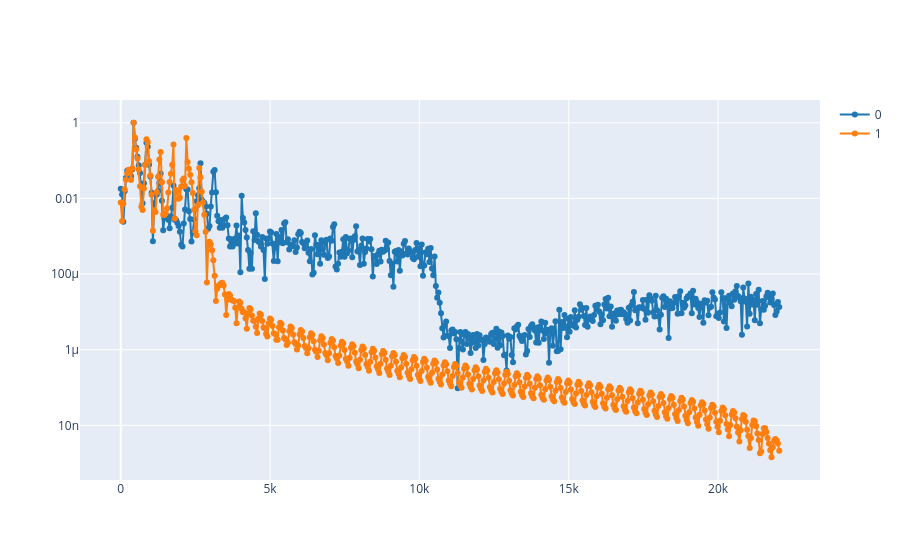

Notebook code cell kept with this figure:
### Markdown cell above
2.2. Calculate the spectrogram of the synthesized signal `S_synt`; and compare the spectrums of both signals at the same time using `plot_spectrum_at(ff, tt, [S_ref, S_synt], time)`, where `S_ref`is spectrogram of the reference signal.

**Note:** use the same window length to calculate both spectrograms.

### Code cell
# nperseg = number of samples per segment (controls frequency resolution)
# noverlap = number of overlapping samples between segments (smooths the spectrogram)
# It's a good practice to use it in labs like this

# Synthesized signal
ff, tt, S_synt = signal.spectrogram(y, fs=fs, nperseg = 1024, noverlap = 512)

# Reference signal
ff, tt, S_ref = signal.spectrogram(ref, fs=fs, nperseg = 1024, noverlap = 512)

# compute time
t = np.clip(t_start + (t_end - t_start)/2, tt.min(), tt.max())

# plot it
plot_spectrum_at(ff, tt, [S_ref, S_synt], t)

### Figure 1 — Plotly figure (JSON) as saved in the notebook; plotly's stock layout.template omitted (floating-point values rounded to 4 significant figures; data arrays with more than 128 entries replaced by an {"elided": "..."} marker saying what was removed)
{"data": [{"line": {"color": "#1f77b4", "shape": "linear"}, "mode": "lines+markers", "name": "0", "type": "scatter", "x": {"elided": "513 float values"}, "y": {"elided": "513 float values"}}, {"line": {"color": "#ff7f0e", "shape": "linear"}, "mode": "lines+markers", "name": "1", "type": "scatter", "x": {"elided": "513 float values"}, "y": {"elided": "513 float values"}}], "layout": {"yaxis": {"type": "log"}}}
